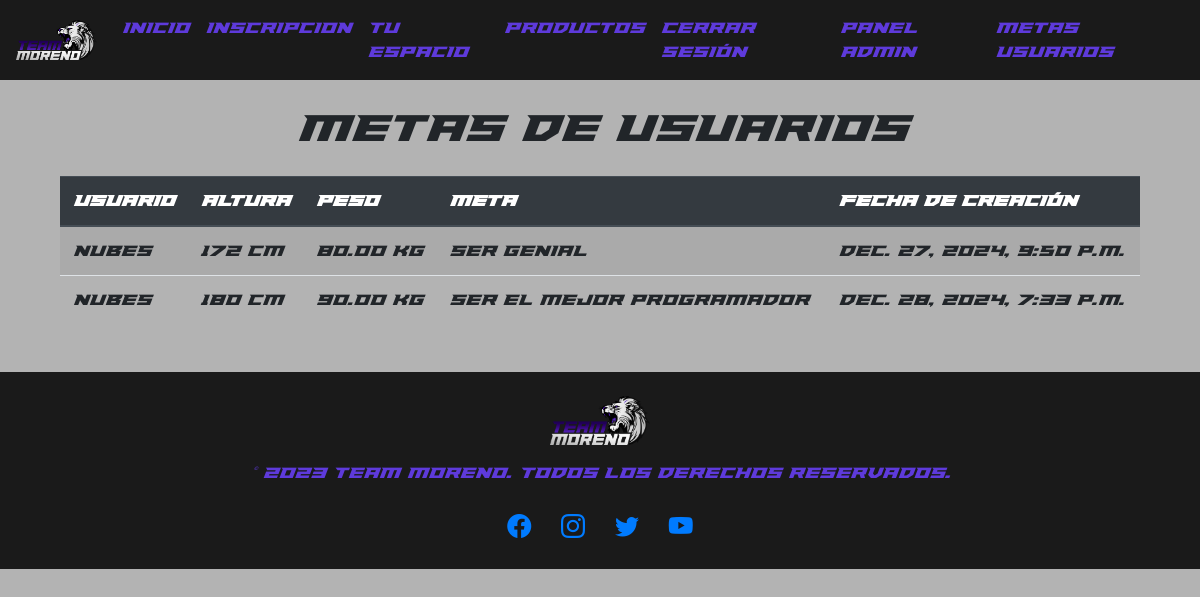
Page /listar_metas/ (signed in) on the committed database.
### PROYECTO/models.py (models this page shows, shortened)
class MetaPersonal(models.Model):
    altura = models.PositiveIntegerField(default=0)
    peso = models.DecimalField(max_digits=5, decimal_places=2)
    meta = models.CharField(max_length=255)
    fecha_creacion = models.DateTimeField(auto_now_add=True)
    usuario_responsable = models.CharField(max_length=255, blank=True)# Usuario responsable de la creación de la meta personal

### PROYECTO/views.py (the view)
# urls.py: path('listar_metas/', views.listar_metas, name="listar_metas"),
def listar_metas(request):
    metas = MetaPersonal.objects.all()
    return render(request, 'listar_metas.html', {'metas': metas})

### PROYECTO/templates/listar_metas.html (shortened to what this page needs)
{% extends 'base.html' %}
{% load static %}
{% block content %}
<!DOCTYPE html>
<html lang="en">
<head>
    <Link rel="stylesheet" type="text/css" href="{% static '/CSS/estilos.css' %}"></Link>
</head>
<body>
    <h1 class="text-center my-4">Metas de Usuarios</h1>
    <div class="container">
        <table class="table table-striped table-hover">
            <thead class="thead-dark">
                <tr>
                    <th>Usuario</th>
                    <th>Altura</th>
                    <th>Peso</th>
                    <th>Meta</th>
                    <th>Fecha de Creación</th>
                </tr>
            </thead>
            <tbody>
                {% for meta in metas %}
                <tr>
                    <td>{{ meta.usuario_responsable }}</td>
                    <td>{{ meta.altura }} cm</td>
                    <td>{{ meta.peso }} kg</td>
                    <td>{{ meta.meta }}</td>
                    <td>{{ meta.fecha_creacion }}</td>
                </tr>
                {% endfor %}
            </tbody>
        </table>
    </div>
</body>
</html>
{% endblock %}

### PROYECTO/static/CSS/estilos.css (style rules this page uses)
body { font-family: 'paladins',cursive; background-color: #b3b3b3; }

### rows in the picture
MetaPersonal: usuario_responsable "nubes", altura "172", peso "80.00", meta "ser genial", fecha_creacion "Dec. 27, 2024, 9:50 p.m."
MetaPersonal: usuario_responsable "nubes", altura "180", peso "90.00", meta "ser el mejor programador", fecha_creacion "Dec. 28, 2024, 7:33 p.m."
